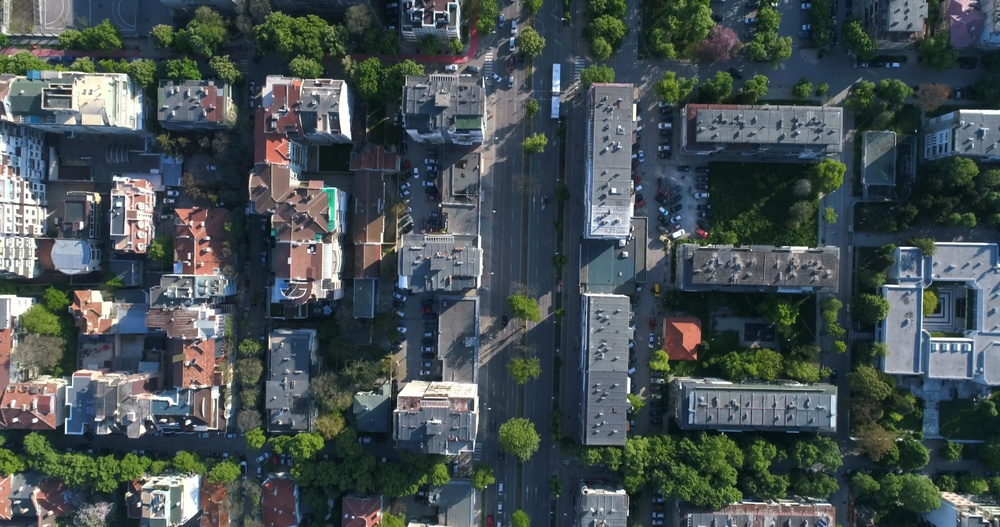
#> input picture IPU_2/6/city.jpg, 1000 x 527 px, shrunk from 4096 x 2160 before the run
$ python 6_segmentation.py
#> lines starting #> are read from the running program, lines starting #| are printed output that depends on the picture
import cv2
import numpy as np
from skimage.segmentation import slic
from skimage.color import label2rgb
import matplotlib.pyplot as plt

def segment_buildings(image_path):
    # Load the image
#> called with image_path = 'city.jpg'
    img = cv2.imread(image_path)
#> img is the input picture: shape (527, 1000, 3); mean B, G, R 82.7, 80.7, 70

    # Convert the image to RGB (OpenCV uses BGR by default)
    img_rgb = cv2.cvtColor(img, cv2.COLOR_BGR2RGB)

    # Apply SLIC and convert to grayscale
    # Superpixel segmentation
    segments = slic(img_rgb, n_segments=500, compactness=100)
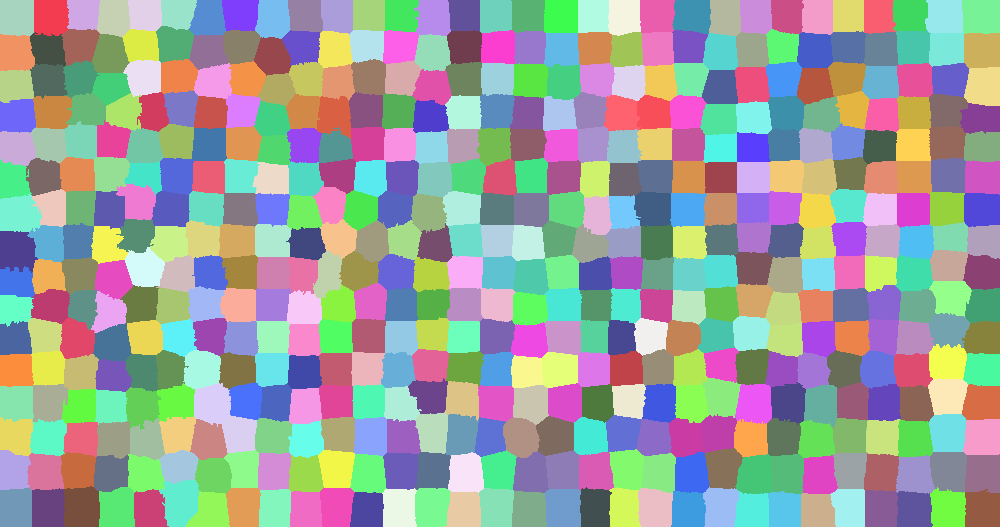
#> segments: shape (527, 1000) int64; 496 distinct labels, from 1 to 496; one colour per label, 0 black
    segments_rgb = label2rgb(segments, img_rgb, kind='avg')
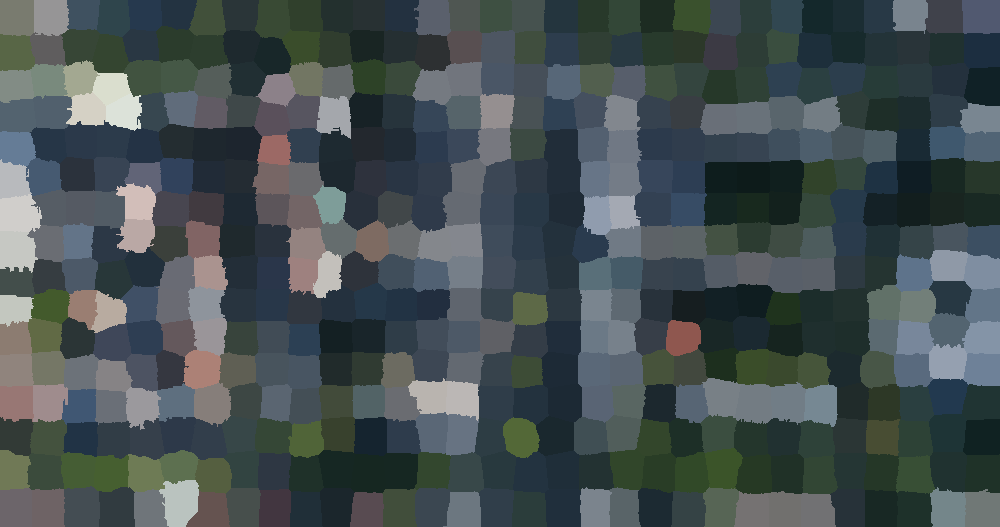
#> segments_rgb: shape (527, 1000, 3); mean R, G, B 69.4, 80.2, 82.3

    # Display the original and segmented images side by side
    fig, axs = plt.subplots(1, 2, figsize=(10, 5))

    axs[0].imshow(cv2.cvtColor(img, cv2.COLOR_BGR2RGB))
    axs[0].set_title('Original Image')
    axs[0].axis('off')

    axs[1].imshow(segments_rgb)
    axs[1].set_title('Superpixel Segmented Image')
    axs[1].axis('off')

    plt.subplots_adjust(wspace=0.2)
    plt.show()
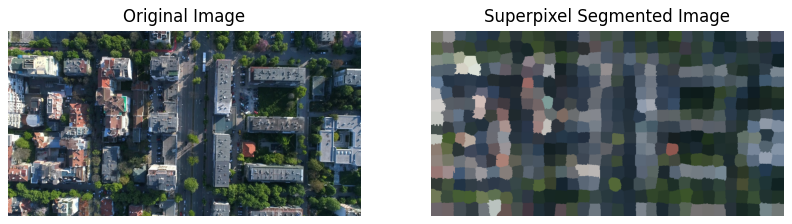
#> figure drawn by matplotlib, 2 panels

# Usage
segment_buildings('city.jpg')
